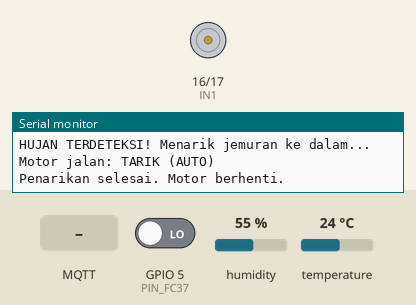
Simulated run of this sketch. Board: ESP32. Parts: motor-driver pin pairs drawn as motors (green arrow = first pin HIGH = forward, orange = second pin HIGH = backward, longer = more drive, scaled by the enable pin), the last lines printed to the serial monitor. The inputs (shaded band) are chosen by the test bench; at power-on: GPIO 5 (PIN_FC37) LOW, humidity 55 %, temperature 24 °C. WiFi joins after 1.5 s; servers stay silent unless stated; no MQTT or app messages arrive unless stated.

Above: at 1.2 s.
1.3 s: GPIO 5 (PIN_FC37) driven HIGH
3.5 s: MQTT message "TARIK" arrives on the first subscribed topic
6.5 s: MQTT message "KELUAR" arrives on the first subscribed topic
At 7.7 s:
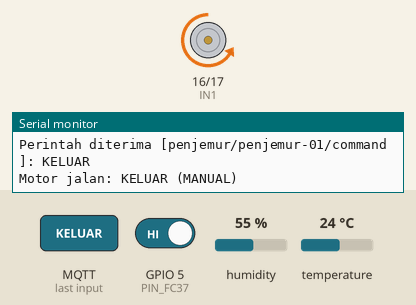
11.0 s: MQTT message "TARIK" arrives on the first subscribed topic
At 12.3 s:
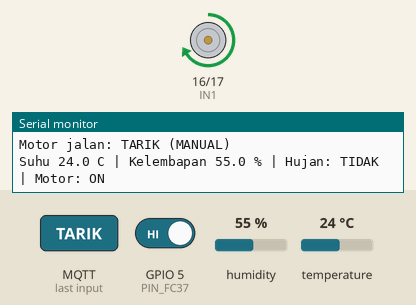
15.5 s: GPIO 5 (PIN_FC37) driven LOW
Timing chart, 0 to 18.5 s (numbered marks = the images above; inputs shaded):
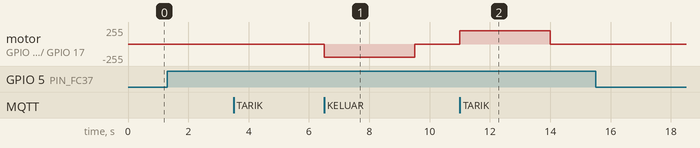

The sketch:

penjemur_pintar.ino
```cpp
/*
 * PENJEMUR PINTAR ESP32 - versi IoT (UTS)
 * Sensor  : DHT22 (suhu, kelembapan), FC-37 (air/hujan)
 * Aktuator: Motor DC via driver (ENA/IN1/IN2)
 * Cloud   : MQTT (HiveMQ Cloud, TLS 8883) -> bridge Node.js -> Supabase & Blynk
 *
 * Library (Library Manager): DHT sensor library, Adafruit Unified Sensor,
 *                            PubSubClient, ArduinoJson (v7)
 * Board   : ESP32 Arduino Core 3.x (memakai ledcAttach)
 *
 * Tanpa delay() / while() penunggu -> tidak ada blocking pada loop utama.
 */
#include <WiFi.h>
#include <WiFiClientSecure.h>
#include <PubSubClient.h>
#include <ArduinoJson.h>
#include <DHT.h>
#include "secrets.h"

// ================= PIN ESP32 =================
#define PIN_DHT   4
#define DHTTYPE   DHT22
#define PIN_FC37  5
#define ENA       15
#define IN1       16
#define IN2       17

// ================= KONFIGURASI =================
const int  KECEPATAN_MOTOR   = 200;      // PWM 0-255
const unsigned long WAKTU_TARIK     = 3000;   // ms motor berputar
const unsigned long INTERVAL_DHT    = 2000;   // ms
const unsigned long INTERVAL_KIRIM  = 5000;   // ms kirim berkala ke cloud
const unsigned long INTERVAL_RECONNECT = 5000; // ms jeda percobaan sambung ulang
const int  KONDISI_HUJAN = LOW;  // FC-37 umumnya LOW saat basah; ubah ke HIGH jika terbalik

// ================= TOPIK MQTT =================
const char* TOPIK_TELEMETRY = "penjemur/" DEVICE_ID "/telemetry";
const char* TOPIK_STATUS    = "penjemur/" DEVICE_ID "/status";
const char* TOPIK_COMMAND   = "penjemur/" DEVICE_ID "/command";

// ================= OBJEK =================
DHT dht(PIN_DHT, DHTTYPE);
WiFiClientSecure netClient;
PubSubClient mqtt(netClient);

// ================= STATUS SISTEM =================
enum Perintah { CMD_NONE, CMD_TARIK, CMD_KELUAR, CMD_STOP };
volatile Perintah perintahMasuk = CMD_NONE;   // diisi terimaDataCloud()

float suhu = NAN, kelembapan = NAN;
bool  hujan = false, hujanSebelumnya = false;
bool  jemuranSudahDitarik = false;
bool  motorBerjalan = false;
const char* arahMotor = "-";     // TARIK / KELUAR / -
const char* sumberMotor = "-";   // AUTO / MANUAL / -
bool  kirimSegera = false;       // paksa kirim saat ada perubahan status

unsigned long waktuMulaiMotor = 0, waktuBacaDHT = 0, waktuKirim = 0;
unsigned long waktuWiFiCoba = 0, waktuMqttCoba = 0;

// =====================================================
// BLOK 1: PEMBACAAN SENSOR
// =====================================================
void bacaSensor(unsigned long sekarang) {
  // FC-37 dibaca setiap loop (cepat, tidak blocking)
  hujan = (digitalRead(PIN_FC37) == KONDISI_HUJAN);

  if (hujan != hujanSebelumnya) {
    Serial.println(hujan ? "Sensor FC-37 mendeteksi air."
                         : "Sensor FC-37: kondisi kering. Siap mendeteksi hujan berikutnya.");
    if (!hujan) jemuranSudahDitarik = false;
    hujanSebelumnya = hujan;
    kirimSegera = true;
  }

  // DHT22 dibaca berkala
  if (sekarang - waktuBacaDHT >= INTERVAL_DHT) {
    waktuBacaDHT = sekarang;
    float h = dht.readHumidity();
    float t = dht.readTemperature();
    if (isnan(h) || isnan(t)) {
      Serial.println("Gagal membaca sensor DHT22!");
      suhu = NAN; kelembapan = NAN;
    } else {
      suhu = t; kelembapan = h;
      Serial.printf("Suhu %.1f C | Kelembapan %.1f %% | Hujan: %s | Motor: %s\n",
                    suhu, kelembapan, hujan ? "YA" : "TIDAK", motorBerjalan ? "ON" : "OFF");
    }
  }
}

// =====================================================
// BLOK 2: PERINTAH KE AKTUATOR (MOTOR)
// =====================================================
void motorBerhenti() {
  ledcWrite(ENA, 0);
  digitalWrite(IN1, LOW);
  digitalWrite(IN2, LOW);
  motorBerjalan = false;
  arahMotor = "-";
  sumberMotor = "-";
}

void motorMulai(bool tarik, const char* sumber) {
  digitalWrite(IN1, tarik ? HIGH : LOW);
  digitalWrite(IN2, tarik ? LOW : HIGH);
  ledcWrite(ENA, KECEPATAN_MOTOR);
  waktuMulaiMotor = millis();
  motorBerjalan = true;
  arahMotor = tarik ? "TARIK" : "KELUAR";
  sumberMotor = sumber;
  Serial.printf("Motor jalan: %s (%s)\n", arahMotor, sumberMotor);
}

void perintahAktuator(unsigned long sekarang) {
  // a) Perintah manual dari cloud (Blynk -> bridge -> MQTT)
  Perintah cmd = perintahMasuk;
  perintahMasuk = CMD_NONE;
  if (cmd == CMD_TARIK)       motorMulai(true,  "MANUAL");
  else if (cmd == CMD_KELUAR) motorMulai(false, "MANUAL");
  else if (cmd == CMD_STOP && motorBerjalan) { motorBerhenti(); Serial.println("Motor dihentikan manual."); }
  if (cmd != CMD_NONE) kirimSegera = true;

  // b) Otomatis: hujan -> tarik jemuran (sekali per kejadian hujan)
  if (hujan && !jemuranSudahDitarik) {
    Serial.println("HUJAN TERDETEKSI! Menarik jemuran ke dalam...");
    jemuranSudahDitarik = true;
    motorMulai(true, "AUTO");
    kirimSegera = true;
  }

  // c) Hentikan motor setelah durasi tercapai
  if (motorBerjalan && sekarang - waktuMulaiMotor >= WAKTU_TARIK) {
    motorBerhenti();
    Serial.println("Penarikan selesai. Motor berhenti.");
    kirimSegera = true;
  }
}

// =====================================================
// BLOK 3: PENGIRIMAN DATA KE CLOUD (MQTT publish)
// =====================================================
void kirimDataCloud(unsigned long sekarang) {
  if (!mqtt.connected()) return;
  if (!kirimSegera && sekarang - waktuKirim < INTERVAL_KIRIM) return;
  waktuKirim = sekarang;
  kirimSegera = false;

  JsonDocument doc;
  if (isnan(suhu)) doc["suhu"] = nullptr;       else doc["suhu"] = serialized(String(suhu, 1));
  if (isnan(kelembapan)) doc["kelembapan"] = nullptr; else doc["kelembapan"] = serialized(String(kelembapan, 1));
  doc["hujan"]  = hujan ? 1 : 0;
  doc["motor"]  = motorBerjalan ? 1 : 0;
  doc["arah"]   = arahMotor;
  doc["sumber"] = sumberMotor;
  doc["rssi"]   = WiFi.RSSI();

  char buf[256];
  size_t n = serializeJson(doc, buf, sizeof(buf));
  mqtt.publish(TOPIK_TELEMETRY, (const uint8_t*)buf, n, false);
}

// =====================================================
// BLOK 4: PENERIMAAN DATA DARI CLOUD (MQTT callback)
// =====================================================
void terimaDataCloud(char* topik, byte* payload, unsigned int len) {
  String isi;
  for (unsigned int i = 0; i < len; i++) isi += (char)payload[i];
  isi.trim(); isi.toUpperCase();
  Serial.printf("Perintah diterima [%s]: %s\n", topik, isi.c_str());

  if (isi == "TARIK")       perintahMasuk = CMD_TARIK;
  else if (isi == "KELUAR") perintahMasuk = CMD_KELUAR;
  else if (isi == "STOP")   perintahMasuk = CMD_STOP;
}

// =====================================================
// KONEKSI (non-blocking: hanya mencoba tiap INTERVAL_RECONNECT)
// =====================================================
void jagaKoneksi(unsigned long sekarang) {
  if (WiFi.status() != WL_CONNECTED) {
    if (sekarang - waktuWiFiCoba >= INTERVAL_RECONNECT) {
      waktuWiFiCoba = sekarang;
      Serial.println("WiFi terputus, mencoba menyambung ulang...");
      WiFi.disconnect();
      WiFi.begin(WIFI_SSID, WIFI_PASSWORD);
    }
    return;
  }

  if (!mqtt.connected()) {
    if (sekarang - waktuMqttCoba >= INTERVAL_RECONNECT) {
      waktuMqttCoba = sekarang;
      String cid = String("esp32-") + DEVICE_ID + "-" + String((uint32_t)ESP.getEfuseMac(), HEX);
      // Last Will: broker menandai perangkat offline bila koneksi putus mendadak
      if (mqtt.connect(cid.c_str(), MQTT_USER, MQTT_PASS, TOPIK_STATUS, 1, true, "offline")) {
        Serial.println("MQTT terhubung.");
        mqtt.publish(TOPIK_STATUS, "online", true);
        mqtt.subscribe(TOPIK_COMMAND, 1);
        kirimSegera = true;
      } else {
        Serial.printf("MQTT gagal, rc=%d\n", mqtt.state());
      }
    }
  } else {
    mqtt.loop();
  }
}

// ================= SETUP =================
void setup() {
  Serial.begin(115200);
  dht.begin();
  pinMode(PIN_FC37, INPUT);
  pinMode(IN1, OUTPUT);
  pinMode(IN2, OUTPUT);
  ledcAttach(ENA, 1000, 8);   // PWM ESP32 Arduino Core 3.x
  motorBerhenti();

  WiFi.mode(WIFI_STA);
  WiFi.begin(WIFI_SSID, WIFI_PASSWORD);

  netClient.setInsecure();    // TLS tanpa verifikasi sertifikat (prototipe). Produksi: setCACert(ISRG Root X1)
  netClient.setTimeout(5);    // detik, agar connect tidak menahan loop terlalu lama
  mqtt.setServer(MQTT_HOST, MQTT_PORT);
  mqtt.setCallback(terimaDataCloud);
  mqtt.setSocketTimeout(5);
  mqtt.setBufferSize(512);

  Serial.println("\n===== PENJEMUR PINTAR ESP32 =====\nSistem siap dijalankan.");
}

// ================= LOOP =================
void loop() {
  unsigned long sekarang = millis();
  jagaKoneksi(sekarang);
  bacaSensor(sekarang);
  perintahAktuator(sekarang);
  kirimDataCloud(sekarang);
}
```

Measured:
- after the input at 6.5 s, motor on GPIO 16 (IN1) / GPIO 17 (IN2): stopped → backward 199/255 at once, → stopped 3.0 s later
- after the input at 11.0 s, motor on GPIO 16 (IN1) / GPIO 17 (IN2): stopped → forward 199/255 at once, → stopped 3.0 s later
